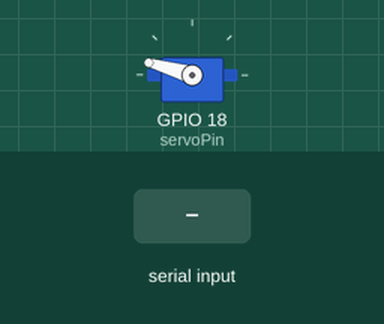
The sketch below on a simulated ESP32. Shown: servo. The test bench sets the inputs (shaded band). What the sketch prints to the serial monitor is not drawn.

Above: at 1.2 s.
1.8 s: "FREQ 150\n" received over Serial
4.8 s: "RANGE 1\n" received over Serial
7.8 s: "FREQ\n" received over Serial
Timing chart, 0 to 16.8 s (numbered marks = the images above; inputs shaded):
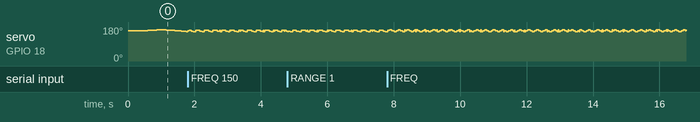

The sketch:

Sinusoidal_servomotor.ino
```cpp
// ESP32 + DS3218 Servo Smooth Continuous Sinusoidal Control
// Uses external 6V supply (5-6.5V recommended)
// Connections:
//   - Servo VCC (red) to external 6V supply
//   - Servo GND (black/brown) to common GND
//   - Servo signal (yellow/orange) to ESP32 GPIO

#include <Arduino.h>
#include <ESP32Servo.h>

const int servoPin = 18;
Servo myServo;

// Sinusoidal parameters
float frequencyHz = 0.5;        // Hz
int angleMin = 155;
int angleMax = 165;

// Pulse width bounds
const int minPulseUs = 500;
const int maxPulseUs = 2500;

// Timing
unsigned long prevMillis = 0;
const unsigned long intervalMs = 5;  // 5ms ~200Hz update for smoothness
unsigned long startTime;

void setup() {
  Serial.begin(115200);
  while (!Serial) delay(10);
  Serial.println("[Setup] Starting Smooth Sinusoidal Control");
  Serial.println("Commands: FREQ <Hz>, RANGE <min> <max>");

  myServo.setPeriodHertz(50);
  myServo.attach(servoPin, minPulseUs, maxPulseUs);

  // center at midpoint
  float mid = (angleMin + angleMax) * 0.5;
  writeAngle(mid);
  delay(500);
  startTime = millis();
}

void loop() {
  unsigned long now = millis();
  if (now - prevMillis < intervalMs) return;
  prevMillis = now;

  // process serial
  if (Serial.available()) {
    String cmd = Serial.readStringUntil('\n'); cmd.trim();
    if (cmd.startsWith("FREQ")) {
      float f = cmd.substring(4).toFloat();
      if (f > 0) { frequencyHz = f; Serial.printf("Freq=%.2fHz\n", frequencyHz);}
      else Serial.println("Invalid FREQ");
      startTime = millis();
    } else if (cmd.startsWith("RANGE")) {
      int first = cmd.indexOf(' ');
      int second = cmd.indexOf(' ', first+1);
      int mn = cmd.substring(first+1, second).toInt();
      int mx = cmd.substring(second+1).toInt();
      if (mn>=0 && mx<=180 && mn<mx) { angleMin=mn; angleMax=mx; Serial.printf("Range=%d-%d\n", mn, mx); }
      else Serial.println("Invalid RANGE");
      startTime = millis();
    }
  }

  // compute float angle
  float t = (now - startTime)*0.001;
  float omega = 2*PI*frequencyHz;
  float amp = (angleMax - angleMin)*0.5;
  float mid = (angleMax + angleMin)*0.5;
  float angleF = mid + amp * sin(omega * t);

  writeAngle(angleF);
}

void writeAngle(float angleF) {
  // convert angleF [0-180] to pulse width
  float pw = minPulseUs + (angleF/180.0)*(maxPulseUs - minPulseUs);
  int pulse = (int)(pw + 0.5);
  myServo.writeMicroseconds(pulse);
}

// Usage: Serial 115200
// FREQ <Hz>
// RANGE <min> <max>

// For ultra-smooth, intervalMs can be lowered further.
```
